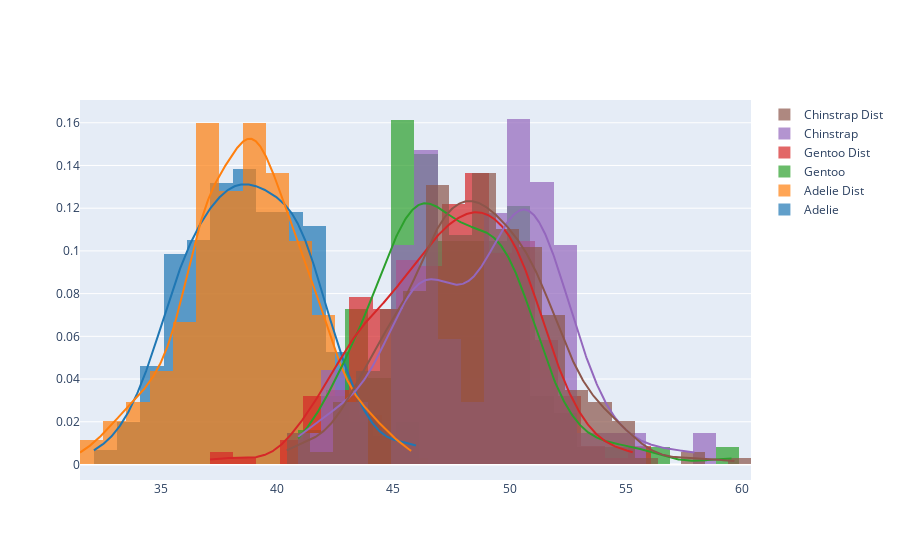

The code cell stored with this chart in its notebook:
### Code cell
fig = ff.create_distplot(
    [
        df.loc[df.species=='Adelie', 'bill_length_mm'], 
        adelie_bill_dist.rvs(len(df)),
        df.loc[df.species=='Gentoo', 'bill_length_mm'], 
        gentoo_bill_dist.rvs(len(df)),
        df.loc[df.species=='Chinstrap', 'bill_length_mm'],
        chinstrap_bill_dist.rvs(len(df))
    ],
    ['Adelie', 'Adelie Dist', 'Gentoo', 'Gentoo Dist', 'Chinstrap', 'Chinstrap Dist'],
    show_rug=False, bin_size=1
)
fig

### Figure 1 — Plotly figure (JSON) as saved in the notebook; plotly's stock layout.template omitted (floating-point values rounded to 4 significant figures; data arrays with more than 128 entries replaced by an {"elided": "..."} marker saying what was removed)
{"data": [{"autobinx": false, "histnorm": "probability density", "legendgroup": "Adelie", "marker": {"color": "rgb(31, 119, 180)"}, "name": "Adelie", "opacity": 0.7, "type": "histogram", "x": {"elided": "152 float values"}, "xaxis": "x", "xbins": {"end": 46, "size": 1, "start": 32.1}, "yaxis": "y"}, {"autobinx": false, "histnorm": "probability density", "legendgroup": "Adelie Dist", "marker": {"color": "rgb(255, 127, 14)"}, "name": "Adelie Dist", "opacity": 0.7, "type": "histogram", "x": {"elided": "344 float values"}, "xaxis": "x", "xbins": {"end": 45.79, "size": 1, "start": 31.5}, "yaxis": "y"}, {"autobinx": false, "histnorm": "probability density", "legendgroup": "Gentoo", "marker": {"color": "rgb(44, 160, 44)"}, "name": "Gentoo", "opacity": 0.7, "type": "histogram", "x": [46.1, 50, 48.7, 50, 47.6, 46.5, 45.4, 46.7, 43.3, 46.8, 40.9, 49, 45.5, 48.4, 45.8, 49.3, 42, 49.2, 46.2, 48.7, 50.2, 45.1, 46.5, 46.3, 42.9, 46.1, 44.5, 47.8, 48.2, 50, 47.3, 42.8, 45.1, 59.6, 49.1, 48.4, 42.6, 44.4, 44, 48.7, 42.7, 49.6, 45.3, 49.6, 50.5, 43.6, 45.5, 50.5, 44.9, 45.2, 46.6, 48.5, 45.1, 50.1, 46.5, 45, 43.8, 45.5, 43.2, 50.4, 45.3, 46.2, 45.7, 54.3, 45.8, 49.8, 46.2, 49.5, 43.5, 50.7, 47.7, 46.4, 48.2, 46.5, 46.4, 48.6, 47.5, 51.1, 45.2, 45.2, 49.1, 52.5, 47.4, 50, 44.9, 50.8, 43.4, 51.3, 47.5, 52.1, 47.5, 52.2, 45.5, 49.5, 44.5, 50.8, 49.4, 46.9, 48.4, 51.1, 48.5, 55.9, 47.2, 49.1, 47.3, 46.8, 41.7, 53.4, 43.3, 48.1, 50.5, 49.8, 43.5, 51.5, 46.2, 55.1, 44.5, 48.8, 47.2, 47.3, 46.8, 50.4, 45.2, 49.9], "xaxis": "x", "xbins": {"end": 59.6, "size": 1, "start": 40.9}, "yaxis": "y"}, {"autobinx": false, "histnorm": "probability density", "legendgroup": "Gentoo Dist", "marker": {"color": "rgb(214, 39, 40)"}, "name": "Gentoo Dist", "opacity": 0.7, "type": "histogram", "x": {"elided": "344 float values"}, "xaxis": "x", "xbins": {"end": 55.34, "size": 1, "start": 37.1}, "yaxis": "y"}, {"autobinx": false, "histnorm": "probability density", "legendgroup": "Chinstrap", "marker": {"color": "rgb(148, 103, 189)"}, "name": "Chinstrap", "opacity": 0.7, "type": "histogram", "x": [46.5, 50, 51.3, 45.4, 52.7, 45.2, 46.1, 51.3, 46, 51.3, 46.6, 51.7, 47, 52, 45.9, 50.5, 50.3, 58, 46.4, 49.2, 42.4, 48.5, 43.2, 50.6, 46.7, 52, 50.5, 49.5, 46.4, 52.8, 40.9, 54.2, 42.5, 51, 49.7, 47.5, 47.6, 52, 46.9, 53.5, 49, 46.2, 50.9, 45.5, 50.9, 50.8, 50.1, 49, 51.5, 49.8, 48.1, 51.4, 45.7, 50.7, 42.5, 52.2, 45.2, 49.3, 50.2, 45.6, 51.9, 46.8, 45.7, 55.8, 43.5, 49.6, 50.8, 50.2], "xaxis": "x", "xbins": {"end": 58, "size": 1, "start": 40.9}, "yaxis": "y"}, {"autobinx": false, "histnorm": "probability density", "legendgroup": "Chinstrap Dist", "marker": {"color": "rgb(140, 86, 75)"}, "name": "Chinstrap Dist", "opacity": 0.7, "type": "histogram", "x": {"elided": "344 float values"}, "xaxis": "x", "xbins": {"end": 59.73, "size": 1, "start": 40.4}, "yaxis": "y"}, {"legendgroup": "Adelie", "marker": {"color": "rgb(31, 119, 180)"}, "mode": "lines", "name": "Adelie", "showlegend": false, "type": "scatter", "x": {"elided": "500 float values"}, "xaxis": "x", "y": {"elided": "500 float values"}, "yaxis": "y"}, {"legendgroup": "Adelie Dist", "marker": {"color": "rgb(255, 127, 14)"}, "mode": "lines", "name": "Adelie Dist", "showlegend": false, "type": "scatter", "x": {"elided": "500 float values"}, "xaxis": "x", "y": {"elided": "500 float values"}, "yaxis": "y"}, {"legendgroup": "Gentoo", "marker": {"color": "rgb(44, 160, 44)"}, "mode": "lines", "name": "Gentoo", "showlegend": false, "type": "scatter", "x": {"elided": "500 float values"}, "xaxis": "x", "y": {"elided": "500 float values"}, "yaxis": "y"}, {"legendgroup": "Gentoo Dist", "marker": {"color": "rgb(214, 39, 40)"}, "mode": "lines", "name": "Gentoo Dist", "showlegend": false, "type": "scatter", "x": {"elided": "500 float values"}, "xaxis": "x", "y": {"elided": "500 float values"}, "yaxis": "y"}, {"legendgroup": "Chinstrap", "marker": {"color": "rgb(148, 103, 189)"}, "mode": "lines", "name": "Chinstrap", "showlegend": false, "type": "scatter", "x": {"elided": "500 float values"}, "xaxis": "x", "y": {"elided": "500 float values"}, "yaxis": "y"}, {"legendgroup": "Chinstrap Dist", "marker": {"color": "rgb(140, 86, 75)"}, "mode": "lines", "name": "Chinstrap Dist", "showlegend": false, "type": "scatter", "x": {"elided": "500 float values"}, "xaxis": "x", "y": {"elided": "500 float values"}, "yaxis": "y"}], "layout": {"barmode": "overlay", "hovermode": "closest", "legend": {"traceorder": "reversed"}, "xaxis": {"anchor": "y2", "domain": [0, 1], "zeroline": false}, "yaxis": {"anchor": "free", "domain": [0, 1], "position": 0}}}
